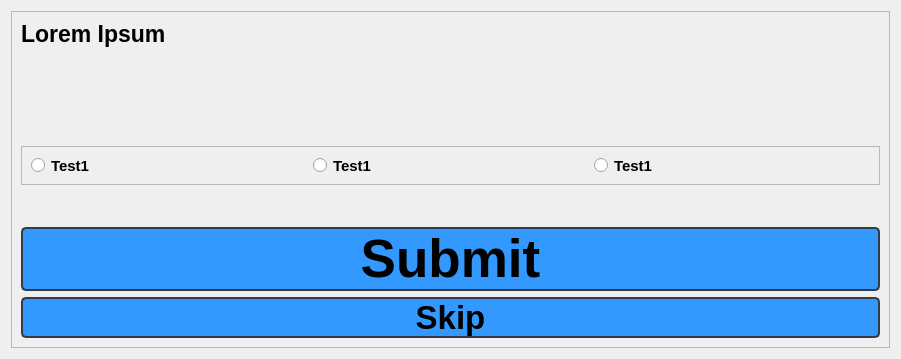
                  <widget class="QWidget" name="SubjectItalian_QuizPage">
                   <layout class="QGridLayout" name="gridLayout_22">
                    <item row="0" column="0">
                     <widget class="QFrame" name="frame_19">
                      <property name="frameShape">
                       <enum>QFrame::StyledPanel</enum>
                      </property>
                      <property name="frameShadow">
                       <enum>QFrame::Raised</enum>
                      </property>
                      <layout class="QFormLayout" name="formLayout_28">
                       <item row="4" column="0">
                        <spacer name="verticalSpacer_6">
                         <property name="orientation">
                          <enum>Qt::Vertical</enum>
                         </property>
                         <property name="sizeType">
                          <enum>QSizePolicy::Maximum</enum>
                         </property>
                         <property name="sizeHint" stdset="0">
                          <size>
                           <width>859</width>
                           <height>30</height>
                          </size>
                         </property>
                        </spacer>
                       </item>
                       <item row="3" column="0" colspan="2">
                        <widget class="QFrame" name="ItalianFrame_RadioButtons">
                         <property name="frameShape">
                          <enum>QFrame::StyledPanel</enum>
                         </property>
                         <property name="frameShadow">
                          <enum>QFrame::Raised</enum>
                         </property>
                         <layout class="QGridLayout" name="gridLayout_23">
                          <item row="0" column="0">
                           <widget class="QRadioButton" name="ItalianQuizRadioButton_1">
                            <property name="font">
                             <font>
                              <pointsize>11</pointsize>
                              <weight>75</weight>
                              <bold>true</bold>
                             </font>
                            </property>
                            <property name="styleSheet">
                             <string notr="true">QRadioButton::indicator:checked {
    background-color:      green;
  
}</string>
                            </property>
                            <property name="text">
                             <string>Test1</string>
                            </property>
                           </widget>
                          </item>
                          <item row="0" column="1">
                           <widget class="QRadioButton" name="ItalianQuizRadioButton_2">
                            <property name="font">
                             <font>
                              <pointsize>11</pointsize>
                              <weight>75</weight>
                              <bold>true</bold>
                             </font>
                            </property>
                            <property name="styleSheet">
                             <string notr="true">QRadioButton::indicator:checked {
    background-color:      green;
  
}</string>
                            </property>
                            <property name="text">
                             <string>Test1</string>
                            </property>
                           </widget>
                          </item>
                          <item row="0" column="2">
                           <widget class="QRadioButton" name="ItalianQuizRadioButton_3">
                            <property name="font">
                             <font>
                              <pointsize>11</pointsize>
                              <weight>75</weight>
                              <bold>true</bold>
                             </font>
                            </property>
                            <property name="styleSheet">
                             <string notr="true">QRadioButton::indicator:checked {
    background-color:      green;
  
}</string>
                            </property>
                            <property name="text">
                             <string>Test1</string>
                            </property>
                           </widget>
                          </item>
                         </layout>
                        </widget>
                       </item>
                       <item row="2" column="0">
                        <spacer name="verticalSpacer_5">
                         <property name="orientation">
                          <enum>Qt::Vertical</enum>
                         </property>
                         <property name="sizeType">
                          <enum>QSizePolicy::Maximum</enum>
                         </property>
                         <property name="sizeHint" stdset="0">
                          <size>
                           <width>859</width>
                           <height>87</height>
                          </size>
                         </property>
                        </spacer>
                       </item>
                       <item row="5" column="0" colspan="2">
                        <widget class="QPushButton" name="ItalianQuizButton_Submit">
                         <property name="font">
                          <font>
                           <pointsize>40</pointsize>
                           <weight>75</weight>
                           <bold>true</bold>
                          </font>
                         </property>
                         <property name="styleSheet">
                          <string notr="true">QPushButton {
	border: 2px solid rgb(52, 59, 72);
	border-radius: 5px;	
	 background: #3399ff;
}
QPushButton:hover {
	background-color: #2b82d9;
	border: 2px solid rgb(61, 70, 86);
}
QPushButton:pressed {	
	background-color: rgb(35, 40, 49);
	border: 2px solid rgb(43, 50, 61);
}</string>
                         </property>
                         <property name="text">
                          <string>Submit</string>
                         </property>
                        </widget>
                       </item>
                       <item row="6" column="0" colspan="2">
                        <widget class="QPushButton" name="ItalianQuizButton_Skip">
                         <property name="font">
                          <font>
                           <pointsize>25</pointsize>
                           <weight>75</weight>
                           <bold>true</bold>
                          </font>
                         </property>
                         <property name="styleSheet">
                          <string notr="true">QPushButton {
	border: 2px solid rgb(52, 59, 72);
	border-radius: 5px;	
	 background: #3399ff;
}
QPushButton:hover {
	background-color: #2b82d9;
	border: 2px solid rgb(61, 70, 86);
}
QPushButton:pressed {	
	background-color: rgb(35, 40, 49);
	border: 2px solid rgb(43, 50, 61);
}</string>
                         </property>
                         <property name="text">
                          <string>Skip</string>
                         </property>
                        </widget>
                       </item>
                       <item row="0" column="0" colspan="2">
                        <widget class="QLabel" name="ItalianQuiz_QuestionText">
                         <property name="font">
                          <font>
                           <pointsize>17</pointsize>
                           <weight>75</weight>
                           <bold>true</bold>
                          </font>
                         </property>
                         <property name="text">
                          <string>Lorem Ipsum</string>
                         </property>
                         <property name="scaledContents">
                          <bool>false</bool>
                         </property>
                         <property name="wordWrap">
                          <bool>true</bool>
                         </property>
                        </widget>
                       </item>
                      </layout>
                     </widget>
                    </item>
                   </layout>
                  </widget>
